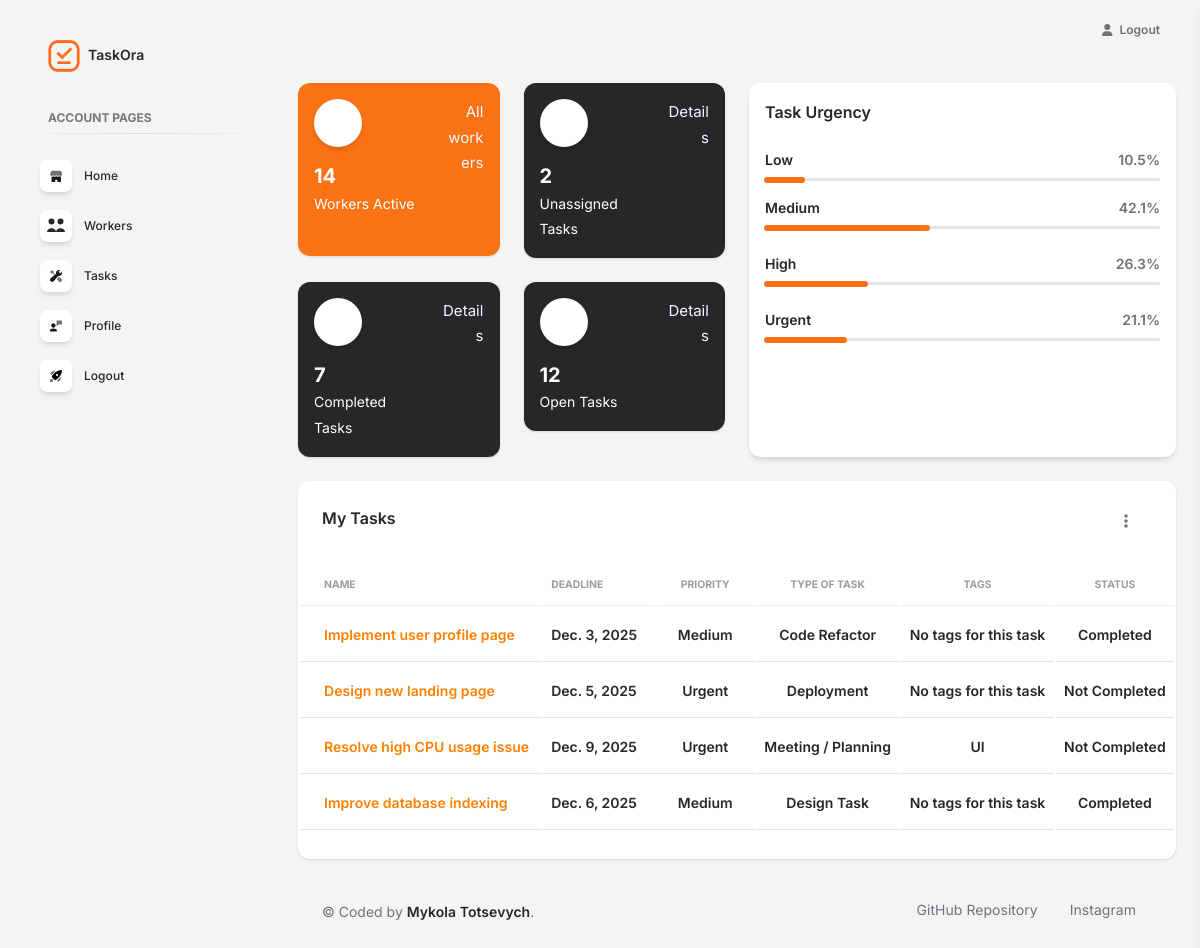
The app's page / (signed in) with its own data.
### task_manager/models.py (models this page shows, shortened)
class Task(models.Model):
    PRIORITY_CHOICES = [
        ("Low", "Low"),
        ("Medium", "Medium"),
        ("High", "High"),
        ("Urgent", "Urgent"),
    ]
    name = models.CharField(max_length=255)
    description = models.TextField()
    deadline = models.DateField(null=True, blank=True)
    is_completed = models.BooleanField(default=False)
    priority = models.CharField(max_length=10, choices=PRIORITY_CHOICES)
    task_type = models.ForeignKey(
        TaskType,
        on_delete=models.CASCADE,
        related_name="tasks"
    )
    tags = models.ManyToManyField(Tag, related_name="tasks")
    assignees = models.ManyToManyField(settings.AUTH_USER_MODEL, related_name="tasks")

class TaskType(models.Model):
    name = models.CharField(max_length=255, unique=True)
    class Meta:
        ordering = ("name",)
    def __str__(self):
        return self.name

class Tag(models.Model):
    name = models.CharField(max_length=255, unique=True)
    class Meta:
        ordering = ("name",)
    def __str__(self):
        return self.name

### task_manager/views.py (the view)
# urls.py: path("", index, name="index"),
@login_required
def index(request: HttpRequest) -> HttpResponse:
    num_of_workers = Worker.objects.filter(is_active=True).count()
    num_of_completed_tasks = Task.objects.filter(is_completed=True).count()
    num_of_not_completed_tasks = Task.objects.filter(is_completed=False).count()
    num_of_unassigned_tasks = Task.objects.filter(assignees__isnull=True).count()
    num_of_all_tasks = Task.objects.count()
    percentage_of_low_priority_tasks = round(
            Task.objects.filter(priority="Low").count() * 100 / num_of_all_tasks, 1
    )
    percentage_of_medium_priority_tasks = round(
            Task.objects.filter(priority="Medium").count() * 100 / num_of_all_tasks, 1
    )
    percentage_of_high_priority_tasks = round(
            Task.objects.filter(priority="High").count() * 100 / num_of_all_tasks, 1
    )
    percentage_of_urgent_priority_tasks = round(
            Task.objects.filter(priority="Urgent").count() * 100 / num_of_all_tasks, 1
    )
    worker_task_list = (
        Task.objects.filter(assignees__id=request.user.id)
        .select_related("task_type")
        .prefetch_related("tags")
    )
    if request.GET.get("completed") == "Yes":
        worker_task_list = worker_task_list.filter(is_completed=True)
    elif request.GET.get("completed") == "No":
        worker_task_list = worker_task_list.filter(is_completed=False)
    context = {
        "num_of_workers": num_of_workers,
        "num_of_completed_tasks": num_of_completed_tasks,
        "num_of_not_completed_tasks": num_of_not_completed_tasks,
        "num_of_unassigned_tasks": num_of_unassigned_tasks,
        "percentage_of_low_priority_tasks": percentage_of_low_priority_tasks,
        "percentage_of_medium_priority_tasks": percentage_of_medium_priority_tasks,
        "percentage_of_high_priority_tasks": percentage_of_high_priority_tasks,
        "percentage_of_urgent_priority_tasks": percentage_of_urgent_priority_tasks,
        "worker_task_list": worker_task_list,
    }
    return render(request, "task_manager/index.html", context=context)

### task_manager/templatetags/admin_soft.py (called while the page is built)
@assignment_tag(takes_context=True)
def get_direction(context):
    res = {
        'panel': 'text-left',
        'notify': 'right',
        'float': 'float-right',
        'reverse_panel': 'text-right',
        'nav': 'ml-auto'
    }
    if context.get('LANGUAGE_BIDI'):
        res['panel'] = 'text-right'
        res['notify'] = 'left'
        res['float'] = ''
        res['reverse_panel'] = 'text-left'
        res['nav'] = 'mr-auto'
    return res

@assignment_tag(takes_context=True)
def get_admin_setting(context):
    res = {
    }
    return res

### templates/task_manager/index.html (shortened to what this page needs)
{% extends "layouts/base.html" %}
{% load static %}
{% block content %}
<div class="container-fluid py-4" style="width: 100%; max-width: 100vw; overflow-x: hidden">
  <div class="row">
    <div class="col-lg-6 col-12">
      <div class="row">
        <div class="col-lg-6 col-md-6 col-12">
          <div class="card">
            <span class="mask bg-primary opacity-10 border-radius-lg"></span>
            <div class="card-body p-3 position-relative">
              <div class="row">
                <div class="col-8 text-start">
                  <div class="icon icon-shape bg-white shadow text-center border-radius-2xl">
                  </div>
                  <h5 class="text-white font-weight-bolder mb-0 mt-3">
                    {{ num_of_workers }}
                  </h5>
                  <span class="text-white text-sm">Workers Active</span>
                </div>
                <div class="col-4">
                  <div class="dropdown text-end mb-6">
                    <a href="{% url "task_manager:profile-list" %}" style="color: aliceblue; font-size: 15px">
                      All workers
                    </a>
                  </div>
                </div>
              </div>
            </div>
          </div>
        </div>
        <div class="col-lg-6 col-md-6 col-12 mt-4 mt-md-0">
          <div class="card">
            <span class="mask bg-dark opacity-10 border-radius-lg"></span>
            <div class="card-body p-3 position-relative">
              <div class="row">
                <div class="col-8 text-start">
                  <div class="icon icon-shape bg-white shadow text-center border-radius-2xl">
                  </div>
                  <h5 class="text-white font-weight-bolder mb-0 mt-3">
                    {{ num_of_unassigned_tasks }}
                  </h5>
                  <span class="text-white text-sm">Unassigned Tasks</span>
                </div>
                <div class="col-4">
                  <div class="dropstart text-end mb-6">
                    <a href="{% url 'task_manager:task-list' %}?assigned=No" style="color: aliceblue; font-size: 15px">
                      Details
                    </a>
                  </div>
                </div>
              </div>
            </div>
          </div>
        </div>
      </div>
      <div class="row mt-4">
        <div class="col-lg-6 col-md-6 col-12">
          <div class="card">
            <span class="mask bg-dark opacity-10 border-radius-lg"></span>
            <div class="card-body p-3 position-relative">
              <div class="row">
                <div class="col-8 text-start">
                  <div class="icon icon-shape bg-white shadow text-center border-radius-2xl">
                  </div>
                  <h5 class="text-white font-weight-bolder mb-0 mt-3">
                    {{ num_of_completed_tasks }}
                  </h5>
                  <span class="text-white text-sm">Completed Tasks</span>
                </div>
                <div class="col-4">
                  <div class="dropdown text-end mb-6">
                    <a href="{% url 'task_manager:task-list' %}?completed=Yes" style="color: aliceblue; font-size: 15px">
                      Details
                    </a>
                  </div>
                </div>
              </div>
            </div>
          </div>
        </div>
        <div class="col-lg-6 col-md-6 col-12 mt-4 mt-md-0">
          <div class="card">
            <span class="mask bg-dark opacity-10 border-radius-lg"></span>
            <div class="card-body p-3 position-relative">
              <div class="row">
                <div class="col-8 text-start">
                  <div class="icon icon-shape bg-white shadow text-center border-radius-2xl">
                  </div>
                  <h5 class="text-white font-weight-bolder mb-0 mt-3">
                    {{ num_of_not_completed_tasks }}
                  </h5>
                  <span class="text-white text-sm">Open Tasks</span>
                </div>
                <div class="col-4">
                  <div class="dropstart text-end mb-6">
                    <a href="{% url 'task_manager:task-list' %}?completed=No" style="color: aliceblue; font-size: 15px">
                      Details
                    </a>
                  </div>
                  </div>
                </div>
              </div>
            </div>
          </div>
        </div>
      </div>
    <div class="col-lg-6 col-12 mt-4 mt-lg-0">
      <div class="card shadow h-100">
        <div class="card-header pb-0 p-3">
          <h6 class="mb-0">Task Urgency</h6>
        </div>
        <div class="card-body pb-0 p-3">
          <ul class="list-group">
            <li class="list-group-item border-0 d-flex align-items-center px-0 mb-0">
              <div class="w-100">
                <div class="d-flex mb-2">
                  <span class="me-2 text-sm font-weight-bold text-dark">Low</span>
                  <span class="ms-auto text-sm font-weight-bold">{{ percentage_of_low_priority_tasks }}%</span>
                </div>
                <div>
                  <div class="progress progress-md">
                    <div class="progress-bar bg-primary" style="width: {{ percentage_of_low_priority_tasks }}%" role="progressbar" aria-valuenow="{{ percentage_of_low_priority_tasks }}" aria-valuemin="0" aria-valuemax="100"></div>
                  </div>
                </div>
              </div>
            </li>
            <li class="list-group-item border-0 d-flex align-items-center px-0 mb-2">
              <div class="w-100">
                <div class="d-flex mb-2">
                  <span class="me-2 text-sm font-weight-bold text-dark">Medium</span>
                  <span class="ms-auto text-sm font-weight-bold">{{ percentage_of_medium_priority_tasks }}%</span>
                </div>
                <div>
                  <div class="progress progress-md">
                    <div class="progress-bar bg-primary" style="width: {{ percentage_of_medium_priority_tasks }}%" role="progressbar" aria-valuenow="{{ percentage_of_medium_priority_tasks }}" aria-valuemin="0" aria-valuemax="100"></div>
                  </div>
                </div>
              </div>
            </li>
            <li class="list-group-item border-0 d-flex align-items-center px-0 mb-2">
              <div class="w-100">
                <div class="d-flex mb-2">
                  <span class="me-2 text-sm font-weight-bold text-dark">High</span>
                  <span class="ms-auto text-sm font-weight-bold">{{ percentage_of_high_priority_tasks }}%</span>
                </div>
                <div>
                  <div class="progress progress-md">
                    <div class="progress-bar bg-primary" style="width: {{ percentage_of_high_priority_tasks }}%" role="progressbar" aria-valuenow="{{ percentage_of_high_priority_tasks }}" aria-valuemin="0" aria-valuemax="100"></div>
                  </div>
                </div>
              </div>
            </li>
            <li class="list-group-item border-0 d-flex align-items-center px-0 mb-2">
              <div class="w-100">
                <div class="d-flex mb-2">
                  <span class="me-2 text-sm font-weight-bold text-dark">Urgent</span>
                  <span class="ms-auto text-sm font-weight-bold">{{ percentage_of_urgent_priority_tasks }}%</span>
                </div>
                <div>
                  <div class="progress progress-md">
                    <div class="progress-bar bg-primary" role="progressbar" style="width: {{ percentage_of_urgent_priority_tasks }}%" aria-valuenow="{{ percentage_of_urgent_priority_tasks }}" aria-valuemin="0" aria-valuemax="100"></div>
                  </div>
                </div>
              </div>
            </li>
          </ul>
        </div>
        <div class="card-footer pt-0 p-3 d-flex align-items-center">
        </div>
      </div>
    </div>
  </div>
  <div class="row my-4">
    <div class="col-12 mb-md-0 mb-4">
      <div class="card">
        <div class="card-header pb-0">
          <div class="row">
            <div class="col-lg-6 col-7">
              <h6>My Tasks</h6>
            </div>
            <div class="col-lg-6 col-5 my-auto text-end">
              <div class="dropdown float-lg-end pe-4">
                <a class="cursor-pointer" id="dropdownTable" data-bs-toggle="dropdown" aria-expanded="false">
                  <i class="fa fa-ellipsis-v text-secondary"></i>
                </a>
              </div>
            </div>
          </div>
        </div>
        <div class="card-body px-0 pb-2">
          <div class="table-responsive" style="max-height: 36vh; overflow-y: auto;">
            <table class="table align-items-center mb-0">
              {% if worker_task_list %}
                <thead>
                  <tr>
                    <th class="text-uppercase text-secondary text-xxs font-weight-bolder opacity-7">Name</th>
                    <th class="text-uppercase text-secondary text-xxs font-weight-bolder opacity-7 ps-2">Deadline</th>
                    <th class="text-center text-uppercase text-secondary text-xxs font-weight-bolder opacity-7">Priority</th>
                    <th class="text-center text-uppercase text-secondary text-xxs font-weight-bolder opacity-7">Type of task</th>
                    <th class="text-center text-uppercase text-secondary text-xxs font-weight-bolder opacity-7">Tags</th>
                    <th class="text-center text-uppercase text-secondary text-xxs font-weight-bolder opacity-7">Status</th>
                  </tr>
                </thead>
                <tbody>
                  {% for task in worker_task_list %}
                    <tr>
                      <td class="align-middle ps-4 py-3">
                        <a href="{% url "task_manager:task-detail" task.id %}" style="color: #ff8000; font-weight: 600;">
                          <div class="mb-0 text-sm">{{ task.name }}</div>
                        </a>
                      </td>
                      <td class="align-middle px-2 py-3">
                        <h6 class="mb-0 text-sm">{{ task.deadline }}</h6>
                      </td>
                      <td class="align-middle px-2 py-3 text-center">
                        <h6 class="mb-0 text-sm">{{ task.priority }}</h6>
                      </td>
                      <td class="align-middle px-2 py-3 text-center">
                        <h6 class="mb-0 text-sm">{{ task.task_type }}</h6>
                      </td>
                      <td class="align-middle px-2 py-3 text-center">
                        {% for tag in task.tags.all %}
                          <h6 class="mb-0 text-sm">{{ tag }}</h6>
                        {% empty %}
                          <h6 class="mb-0 text-sm">No tags for this task</h6>
                        {% endfor %}
                      </td>
                      <td class="align-middle px-2 py-3 text-center">
                        {% if task.is_completed %}
                          <h6 class="mb-0 text-sm">Completed</h6>
                        {% else %}
                          <h6 class="mb-0 text-sm">Not Completed</h6>
                        {% endif %}
                      </td>
                    </tr>
                  {% endfor %}
                </tbody>
              {% else %}
                <div class="card-body px-4 py-3">
                  <h6 class="mb-0">There is nothing here.</h6>
                </div>
              {% endif %}
            </table>
          </div>
        </div>
      </div>
    </div>
  </div>
  {% include "includes/footer.html" %}
</div>
{% endblock content %}

### records on screen
Task: name "Implement user profile page", deadline "Dec. 3, 2025", priority "Medium", task_type "Code Refactor", is_completed "Completed"
Task: name "Design new landing page", deadline "Dec. 5, 2025", priority "Urgent", task_type "Deployment", is_completed "Not Completed"
Task: name "Resolve high CPU usage issue", deadline "Dec. 9, 2025", priority "Urgent", task_type "Meeting / Planning", is_completed "Not Completed"
Tag: name "UI"
Task: name "Improve database indexing", deadline "Dec. 6, 2025", priority "Medium", task_type "Design Task", is_completed "Completed"

### other values on screen
{{ num_of_workers }} "14"
{{ num_of_unassigned_tasks }} "2"
{{ num_of_completed_tasks }} "7"
{{ num_of_not_completed_tasks }} "12"
{{ percentage_of_low_priority_tasks }} "10.5"
{{ percentage_of_medium_priority_tasks }} "42.1"
{{ percentage_of_high_priority_tasks }} "26.3"
{{ percentage_of_urgent_priority_tasks }} "21.1"
